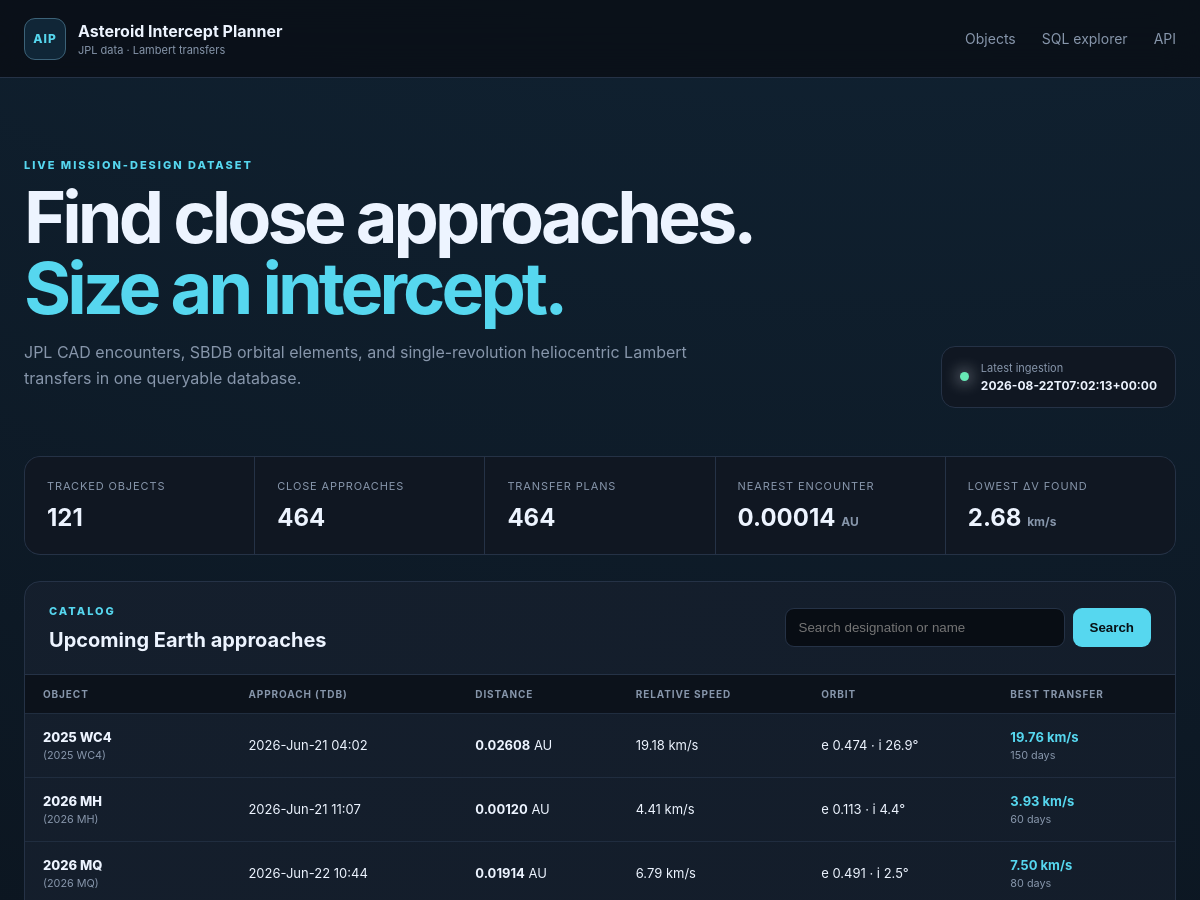
Before: / (upper part) with the older database file.
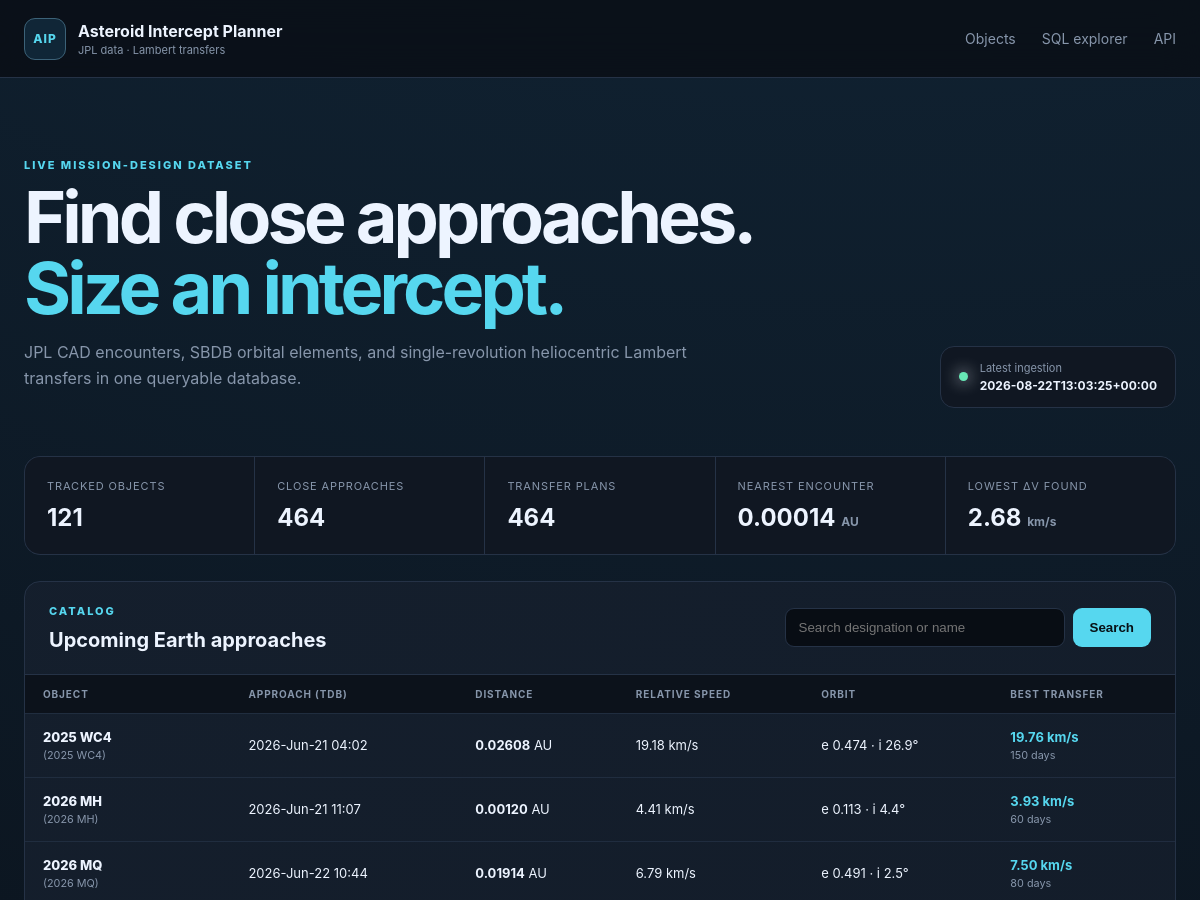
After: the same page with the newer database file.
### tables this page shows
CREATE TABLE ingestion_runs (
    run_id INTEGER PRIMARY KEY AUTOINCREMENT,
    started_at TEXT NOT NULL,
    finished_at TEXT,
    status TEXT NOT NULL CHECK (status IN ('running', 'success', 'failed')),
    source TEXT NOT NULL,
    query_json TEXT NOT NULL,
    object_count INTEGER NOT NULL DEFAULT 0,
    error_message TEXT
);

CREATE TABLE intercept_plans (
    plan_id INTEGER PRIMARY KEY AUTOINCREMENT,
    approach_id INTEGER NOT NULL REFERENCES close_approaches(approach_id) ON DELETE CASCADE,
    method TEXT NOT NULL,
    departure_jd_tdb REAL NOT NULL,
    arrival_jd_tdb REAL NOT NULL,
    tof_days REAL NOT NULL,
    departure_dv_kms REAL NOT NULL,
    arrival_dv_kms REAL NOT NULL,
    total_dv_kms REAL NOT NULL,
    c3_km2_s2 REAL,
    leo_departure_dv_kms REAL,
    polyline_json TEXT,
    computed_at TEXT NOT NULL, capture_dv_kms REAL, stable_final_orbit INTEGER, capture_json TEXT,
    UNIQUE (approach_id, method)
);

CREATE TABLE asteroids (
    designation TEXT PRIMARY KEY,
    fullname TEXT,
    absolute_magnitude_h REAL,
    diameter_km REAL,
    first_seen_at TEXT NOT NULL,
    updated_at TEXT NOT NULL
);

CREATE TABLE close_approaches (
    approach_id INTEGER PRIMARY KEY AUTOINCREMENT,
    designation TEXT NOT NULL REFERENCES asteroids(designation) ON DELETE CASCADE,
    body TEXT NOT NULL DEFAULT 'Earth',
    close_approach_jd_tdb REAL NOT NULL,
    close_approach_text TEXT,
    distance_au REAL NOT NULL,
    distance_min_au REAL,
    distance_max_au REAL,
    relative_velocity_kms REAL,
    hyperbolic_excess_velocity_kms REAL,
    time_uncertainty TEXT,
    ingested_at TEXT NOT NULL,
    UNIQUE (designation, body, close_approach_jd_tdb)
);

CREATE TABLE orbital_elements (
    designation TEXT PRIMARY KEY REFERENCES asteroids(designation) ON DELETE CASCADE,
    epoch_jd_tdb REAL,
    semi_major_axis_au REAL NOT NULL,
    eccentricity REAL NOT NULL,
    inclination_deg REAL NOT NULL,
    raan_deg REAL NOT NULL,
    arg_periapsis_deg REAL NOT NULL,
    mean_anomaly_deg REAL,
    perihelion_time_jd_tdb REAL,
    perihelion_distance_au REAL,
    aphelion_distance_au REAL,
    orbital_period_days REAL,
    earth_moid_au REAL,
    condition_code TEXT,
    orbit_id TEXT,
    source TEXT NOT NULL,
    updated_at TEXT NOT NULL
);

### app/web.py (the view)
    @application.route("/")
    def index():
        search = request.args.get("q", "").strip()
        sort = request.args.get("sort", "date")
        order = request.args.get("order", "asc")
        return render_template(
            "index.html",
            rows=list_asteroids(search, sort, order, path=settings.database_path),
            stats=dashboard_stats(settings.database_path),
            latest_run=latest_ingestion(settings.database_path),
            search=search,
            sort=sort,
            order=order,
        )

### app/database.py (called while the page is built, shortened)
def _dict_row(cursor: sqlite3.Cursor, row: tuple[Any, ...]) -> dict[str, Any]:
    return {column[0]: row[index] for index, column in enumerate(cursor.description)}

@contextmanager
def connect(path: Path | None = None) -> Iterator[sqlite3.Connection]:
    database_path = Path(path or get_settings().database_path)
    database_path.parent.mkdir(parents=True, exist_ok=True)
    connection = sqlite3.connect(database_path, timeout=30)
    connection.row_factory = _dict_row
    connection.execute("PRAGMA foreign_keys = ON")
    connection.execute("PRAGMA busy_timeout = 30000")
    try:
        yield connection
    finally:
        connection.close()

def initialize_database(path: Path | None = None) -> Path:
    database_path = Path(path or get_settings().database_path)
    schema = Path(__file__).with_name("schema.sql").read_text(encoding="utf-8")
    with connect(database_path) as connection:
        schema_version = int(connection.execute("PRAGMA user_version").fetchone()["user_version"])
        if schema_version < 2:
            connection.executescript(schema)
            connection.commit()
    return database_path

def fetch_all(
    query: str, params: Sequence[Any] = (), path: Path | None = None
) -> list[dict[str, Any]]:
    initialize_database(path)
    with connect(path) as connection:
        return connection.execute(query, params).fetchall()

def fetch_one(
    query: str, params: Sequence[Any] = (), path: Path | None = None
) -> dict[str, Any] | None:
    rows = fetch_all(query, params, path)
    return rows[0] if rows else None

def dashboard_stats(path: Path | None = None) -> dict[str, Any]:
    return (
        fetch_one(
            """
        SELECT
          (SELECT COUNT(*) FROM asteroids) AS asteroid_count,
          (SELECT COUNT(*) FROM close_approaches) AS approach_count,
          (SELECT COUNT(*) FROM intercept_plans) AS plan_count,
          (SELECT MIN(distance_au) FROM close_approaches) AS nearest_distance_au,
          (SELECT MIN(total_dv_kms) FROM intercept_plans) AS lowest_total_dv_kms
        """,
            path=path,
        )
        or {}
    )

def latest_ingestion(path: Path | None = None) -> dict[str, Any] | None:
    return fetch_one("SELECT * FROM ingestion_runs ORDER BY run_id DESC LIMIT 1", path=path)

### app/templates/index.html (shortened to what this page needs)
{% extends "base.html" %}
{% block content %}
<section class="hero">
  <div>
    <p class="eyebrow">LIVE MISSION-DESIGN DATASET</p>
    <h1>Find close approaches.<br><span>Size an intercept.</span></h1>
    <p>JPL CAD encounters, SBDB orbital elements, and single-revolution heliocentric Lambert transfers in one queryable database.</p>
  </div>
  <div class="run-status">
    <span class="status-dot {{ 'ok' if latest_run and latest_run.status == 'success' else '' }}"></span>
    <div><small>Latest ingestion</small><strong>{{ latest_run.finished_at if latest_run else 'No run recorded' }}</strong></div>
  </div>
</section>
<section class="metrics">
  <article><small>Tracked objects</small><strong>{{ stats.asteroid_count or 0 }}</strong></article>
  <article><small>Close approaches</small><strong>{{ stats.approach_count or 0 }}</strong></article>
  <article><small>Transfer plans</small><strong>{{ stats.plan_count or 0 }}</strong></article>
  <article><small>Nearest encounter</small><strong>{{ stats.nearest_distance_au|number(5) }} <em>AU</em></strong></article>
  <article><small>Lowest Δv found</small><strong>{{ stats.lowest_total_dv_kms|number(2) }} <em>km/s</em></strong></article>
</section>
<section class="panel">
  <div class="panel-header">
    <div><p class="eyebrow">CATALOG</p><h2>Upcoming Earth approaches</h2></div>
    <form class="search" method="get">
      <input type="search" name="q" value="{{ search }}" placeholder="Search designation or name">
      <button>Search</button>
    </form>
  </div>
  <div class="table-wrap">
    <table>
      <thead><tr>
        <th>Object</th><th>Approach (TDB)</th><th>Distance</th><th>Relative speed</th>
        <th>Orbit</th><th>Best transfer</th>
      </tr></thead>
      <tbody>
      {% for row in rows %}
        <tr>
          <td><a class="object-link" href="{{ url_for('asteroid_detail', designation=row.designation) }}">{{ row.designation }}</a><small>{{ row.fullname or '' }}</small></td>
          <td>{{ row.close_approach_text or row.close_approach_jd_tdb|number(2) }}</td>
          <td><strong>{{ row.distance_au|number(5) }}</strong> AU</td>
          <td>{{ row.relative_velocity_kms|number(2) }} km/s</td>
          <td>e {{ row.eccentricity|number(3) }} · i {{ row.inclination_deg|number(1) }}°</td>
          <td>{% if row.total_dv_kms is not none %}<strong class="accent">{{ row.total_dv_kms|number(2) }} km/s</strong><small>{{ row.tof_days|number(0) }} days</small>{% else %}<span class="muted">No feasible grid solution</span>{% endif %}</td>
        </tr>
      {% else %}
        <tr><td class="empty" colspan="6">The database is empty. Run <code>python -m app.ingest</code> to populate it.</td></tr>
      {% endfor %}
      </tbody>
    </table>
  </div>
</section>
{% endblock %}

### app/templates/base.html (shortened to what this page needs)
<!doctype html>
<html lang="en">
  <head>
    <link rel="stylesheet" href="{{ url_for('static', filename='style.css') }}">
  </head>
  <body>
    <header class="site-header">
      <a class="brand" href="{{ url_for('index') }}">
        <span class="brand-mark">AIP</span>
        <span><strong>Asteroid Intercept Planner</strong><small>JPL data · Lambert transfers</small></span>
      </a>
      <nav>
        <a href="{{ url_for('index') }}">Objects</a>
        <a href="{{ url_for('data_explorer') }}">SQL explorer</a>
        <a href="{{ url_for('asteroid_api') }}">API</a>
      </nav>
    </header>
    <main>{% block content %}{% endblock %}</main>
  </body>
</html>

### app/static/style.css (style rules this page uses)
:root { --bg:#090d14;--surface:#101722;--surface-2:#151f2d;--line:#253246;--text:#edf4ff;--muted:#8796ab;--cyan:#56d7ef;--green:#67e8b5;--orange:#ffad66;--max:1440px;font-family:Inter,ui-sans-serif,system-ui,-apple-system,BlinkMacSystemFont,"Segoe UI",sans-serif;color-scheme:dark }
* { box-sizing:border-box }
body { margin:0;background:radial-gradient(circle at 70% -20%,#16334a 0,transparent 35%),var(--bg);color:var(--text);min-height:100vh }
.site-header { height:78px;border-bottom:1px solid var(--line);display:flex;align-items:center;justify-content:space-between;padding:0 max(24px,calc((100vw - var(--max))/2));background:rgba(9,13,20,.78);backdrop-filter:blur(18px);position:sticky;top:0;z-index:10 }
.brand { display:flex;gap:12px;align-items:center;text-decoration:none;color:var(--text) }
.brand-mark { width:42px;height:42px;border:1px solid #3c6278;background:#102637;border-radius:11px;display:grid;place-items:center;color:var(--cyan);font-size:12px;font-weight:800;letter-spacing:.08em }
.brand strong,.brand small { display:block }
.brand small { color:var(--muted);font-size:11px;margin-top:2px }
.site-header nav { display:flex;gap:26px }
.site-header nav a { color:var(--muted);text-decoration:none;font-size:14px }
main { max-width:var(--max);margin:auto;padding:42px 24px 80px }
.hero { display:flex;justify-content:space-between;align-items:flex-end;padding:38px 0 48px }
.eyebrow { font-size:11px;letter-spacing:.18em;color:var(--cyan);font-weight:800;margin:0 0 10px }
.hero h1,.detail-hero h1 { font-size:clamp(42px,6vw,82px);line-height:.98;margin:0;letter-spacing:-.055em }
.hero h1 span { color:var(--cyan) }
.hero>div>p:last-child,.detail-hero>p:last-child { color:var(--muted);max-width:680px;line-height:1.65 }
.run-status { display:flex;align-items:center;gap:12px;padding:14px 18px;border:1px solid var(--line);border-radius:14px;background:var(--surface) }
.run-status small,.run-status strong { display:block }
.run-status small { color:var(--muted);font-size:11px }
.run-status strong { font-size:12px;margin-top:3px }
.status-dot { width:9px;height:9px;border-radius:50%;background:var(--orange);box-shadow:0 0 16px currentColor }
.status-dot.ok { background:var(--green) }
.metrics { display:grid;grid-template-columns:repeat(5,1fr);gap:1px;background:var(--line);border:1px solid var(--line);border-radius:16px;overflow:hidden;margin-bottom:26px }
.metrics article { background:var(--surface);padding:22px }
.metrics small { display:block;color:var(--muted);font-size:11px;text-transform:uppercase;letter-spacing:.08em }
.metrics strong { display:block;font-size:24px;margin-top:10px }
.metrics em { font-size:12px;color:var(--muted);font-style:normal }
.panel { border:1px solid var(--line);background:linear-gradient(145deg,rgba(21,31,45,.93),rgba(12,18,28,.93));border-radius:16px;overflow:hidden }
.panel-header { padding:22px 24px;border-bottom:1px solid var(--line);display:flex;align-items:center;justify-content:space-between;gap:24px }
.panel-header h2,.note-card h2,.table-list h2 { margin:0;font-size:20px }
.search { display:flex;gap:8px }
input,textarea { background:#080d14;border:1px solid var(--line);color:var(--text);border-radius:9px;padding:11px 13px }
input { min-width:280px }
button,.button { background:var(--cyan);border:0;color:#071015;border-radius:9px;padding:11px 17px;font-weight:800;cursor:pointer;text-decoration:none;display:inline-block }
.table-wrap { overflow:auto }
table { width:100%;border-collapse:collapse;font-size:13px }
th { text-align:left;color:var(--muted);font-size:10px;text-transform:uppercase;letter-spacing:.09em;padding:13px 18px;background:#0c121b;white-space:nowrap }
td { border-top:1px solid rgba(37,50,70,.75);padding:15px 18px;white-space:nowrap }
td small { display:block;color:var(--muted);margin-top:4px }
.object-link { color:var(--text);font-weight:800;text-decoration:none }
.object-link:hover,.accent { color:var(--cyan) }

Changed rows visible on the page:
no longer on this page (row unchanged): ingestion_runs: finished_at "2026-08-22T07:02:13+00:00"
added ingestion_runs: finished_at "2026-08-22T13:03:25+00:00"
